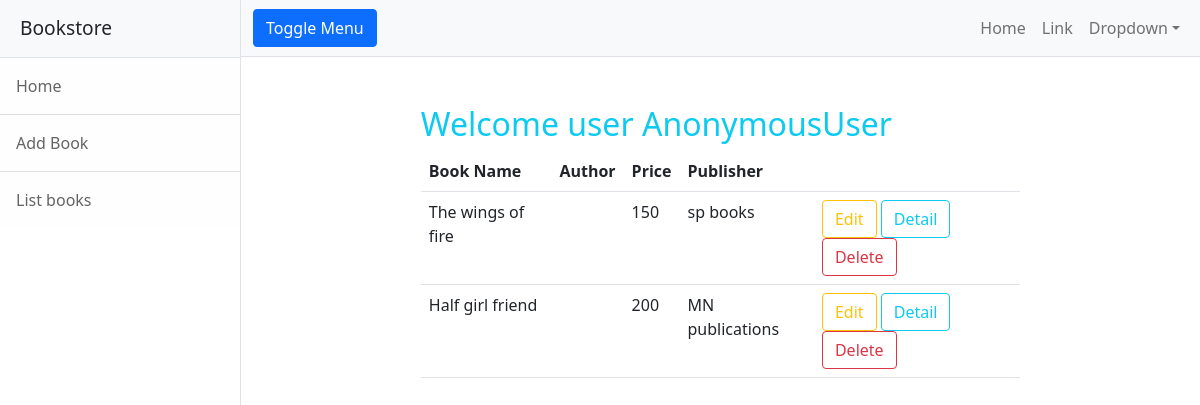
The page /books/list on the database as committed earlier.
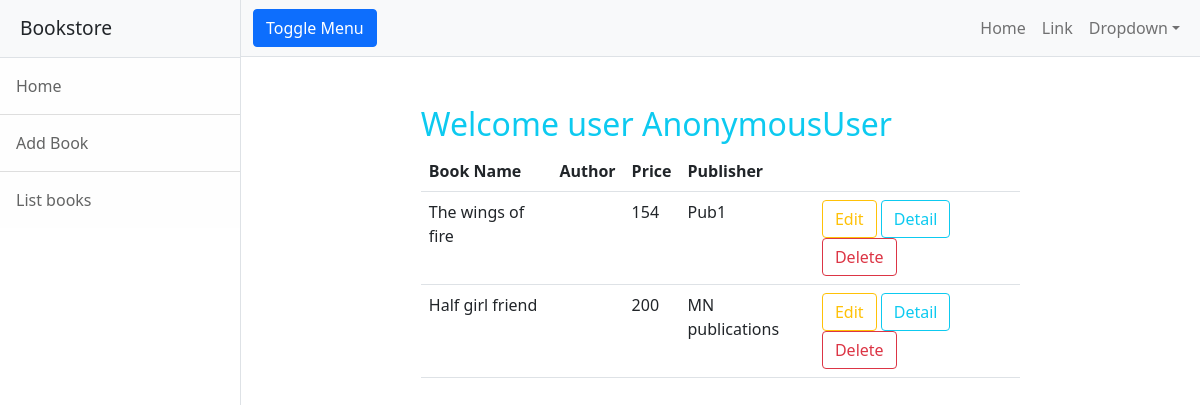
The same page on the database as committed later.
### bookstoreapp/models.py (models this page shows, shortened)
class Books(models.Model):
    book_name=models.CharField(max_length=120)
    price=models.IntegerField(default=150)
    author=models.CharField(max_length=120)
    quantity=models.IntegerField(default=1)
    publisher=models.CharField(max_length=120)

### bookstoreapp/views.py (the view)
# urls.py: path("books/list",views.ListBookView.as_view(),name="list-book"),
class ListBookView(View):
    def get(self,request,*args,**kwargs):
        form=forms.AddBookForm()
        book=Books.objects.all()
        return render(request,"list-books.html",{"book":book})

### bookstoreapp/templates/list-books.html (shortened to what this page needs)
{%extends 'base.html'%}
{%block body_block%}
<div class="container-fluid  mt-5">
    <div class="row">
        <div class="col-2"></div>
        <div class="col-8">
            <h2 class="text-info">Welcome user {{request.user}}</h2>
            {%if book%}
            <table class="table">
                <tr>
                    <th>Book Name</th>
                    <th>Author</th>
                    <th>Price</th>
                    <th>Publisher</th>
                    <th></th>
                </tr>
                {%for bk in book%}
                <tr>
                    <td>{{bk.book_name}}</td>
                    <td>{{bk.author_name}}</td>
                    <td>{{bk.price}}</td>
                    <td>{{bk.publisher}}</td>
                    <td>
                        <a href="{%url 'edit-book' bk.id %}" class="btn btn-outline-warning">Edit</a>
                        <a href="{%url 'detail-book' bk.id %}" class="btn btn-outline-info ">Detail</a>
                        <a href="{%url 'delete-book' bk.id %}" class="btn btn-outline-danger">Delete</a>
                    </td>
                </tr>
                {%endfor%}
            </table>
            {%endif%}
        </div>
        <div class="col-2"></div>
    </div>
</div>
{%endblock%}

### bookstoreapp/templates/base.html (shortened to what this page needs)
<!DOCTYPE html>
{%load static%}
<html lang="en">
    <head>
        <link href="{%static 'css/styles.css'%}" rel="stylesheet" />
    </head>
    <body>
        <div class="d-flex" id="wrapper">
            <div class="border-end bg-white" id="sidebar-wrapper">
                <div class="sidebar-heading border-bottom bg-light">Bookstore</div>
                <div class="list-group list-group-flush">
                    <a class="list-group-item list-group-item-action list-group-item-light p-3" href="{%url 'index'%}">Home</a>
                    <a class="list-group-item list-group-item-action list-group-item-light p-3" href="{%url 'add-book'%}">Add Book</a>
                    <a class="list-group-item list-group-item-action list-group-item-light p-3" href="{%url 'list-book'%}">List books</a>
                </div>
            </div>
            <div id="page-content-wrapper">
                <nav class="navbar navbar-expand-lg navbar-light bg-light border-bottom">
                    <div class="container-fluid">
                        <button class="btn btn-primary" id="sidebarToggle">Toggle Menu</button>
                        <div class="collapse navbar-collapse" id="navbarSupportedContent">
                            <ul class="navbar-nav ms-auto mt-2 mt-lg-0">
                                <li class="nav-item active"><a class="nav-link" href="#!">Home</a></li>
                                <li class="nav-item"><a class="nav-link" href="#!">Link</a></li>
                                <li class="nav-item dropdown">
                                    <a class="nav-link dropdown-toggle" id="navbarDropdown" href="#" role="button" data-bs-toggle="dropdown" aria-haspopup="true" aria-expanded="false">Dropdown</a>
                                </li>
                            </ul>
                        </div>
                    </div>
                </nav>
                <div class="container-fluid">
                    {%block body_block%}
                    {%endblock%}
                </div>
            </div>
        </div>
    </body>
</html>

Rows that differ between the two databases and show on the page:
changed Books "The wings of fire": price "150" → "154"; publisher "sp books" → "Pub1"
